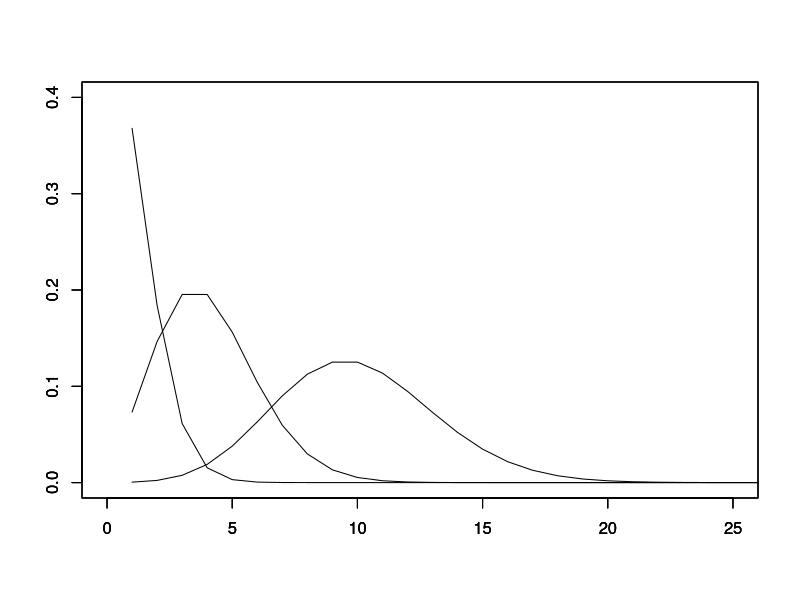
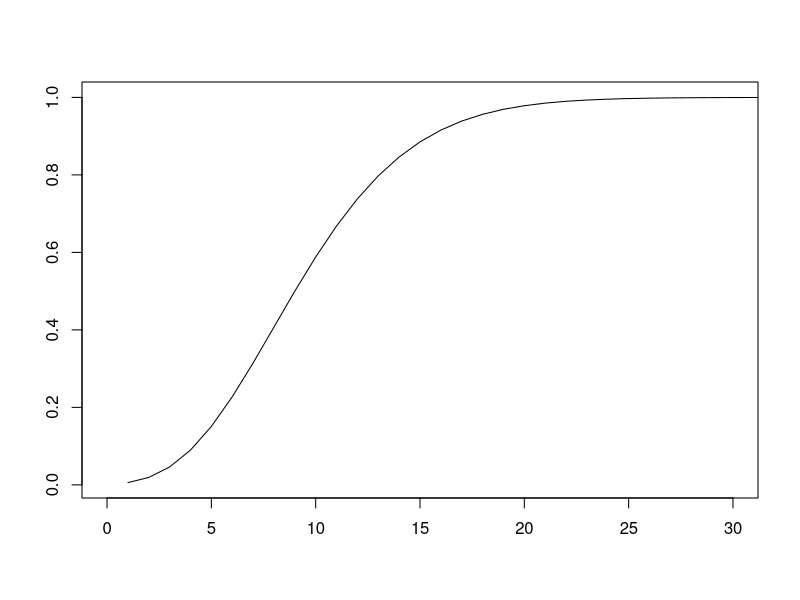

R code for these plots, in order:
#ポアソン分布
#発現頻度の低い事象はポアソン分布に従う
#平均と分散が等しい(発生回数λが少ないため、グラフがとんがってる。)

#確率質量関数
par(ann=F)
plot(1:50, dpois(1:50, lambda = 1), type="l", ylim=c(0,0.4), xlim=c(0, 25))

par(new=T)
plot(1:50, dpois(1:50, lambda = 4), type="l", ylim=c(0,0.4), xlim=c(0, 25))

par(new=T)
plot(1:50, dpois(1:50, lambda = 10), type="l", ylim=c(0,0.4), xlim=c(0, 25))

#累積分布関数
par(ann=F)
plot(1:50, pnbinom(1:50, 10, p=0.5), type="l", xlim=c(0,30))
